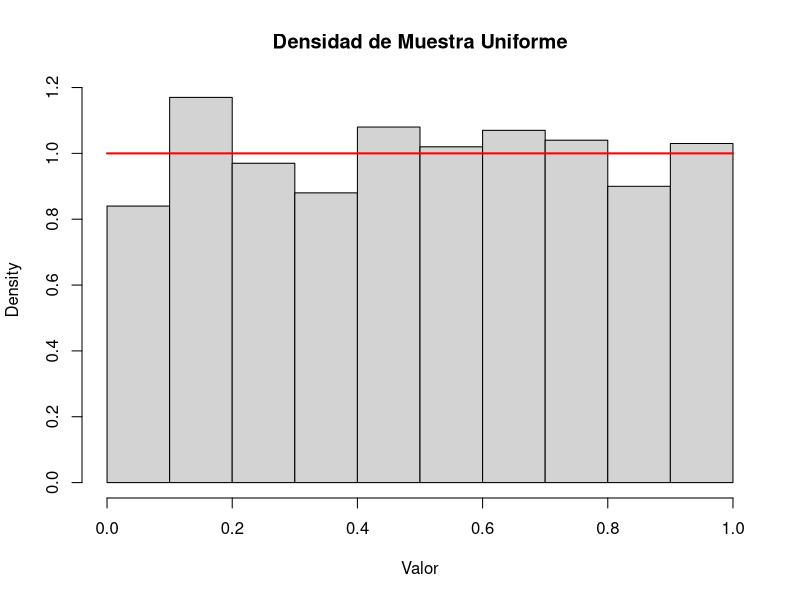
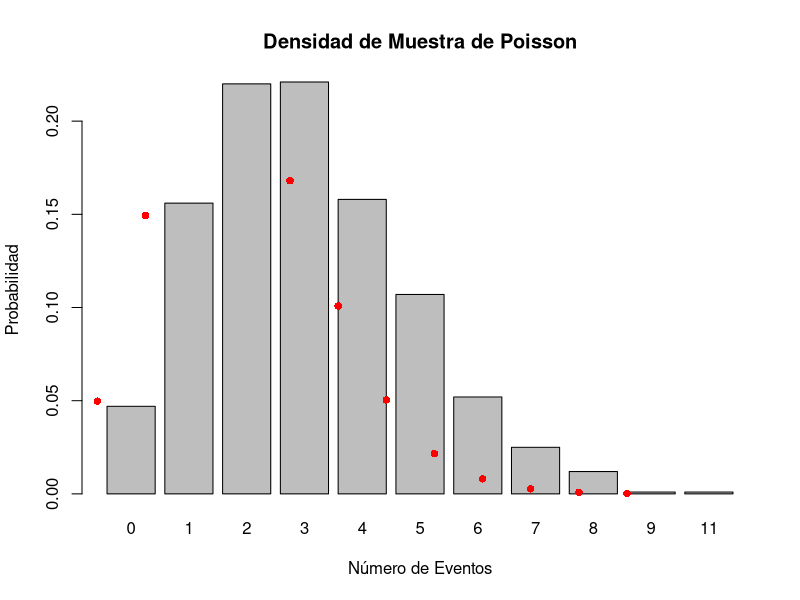
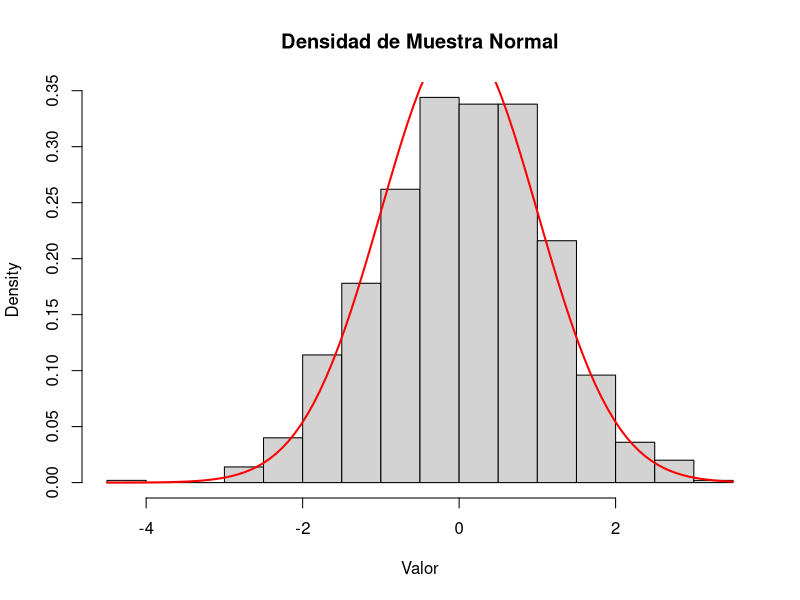
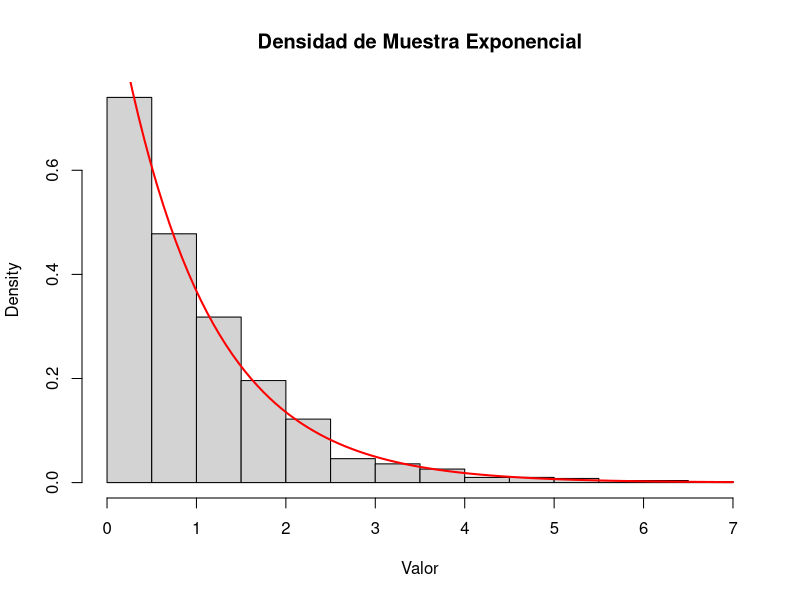
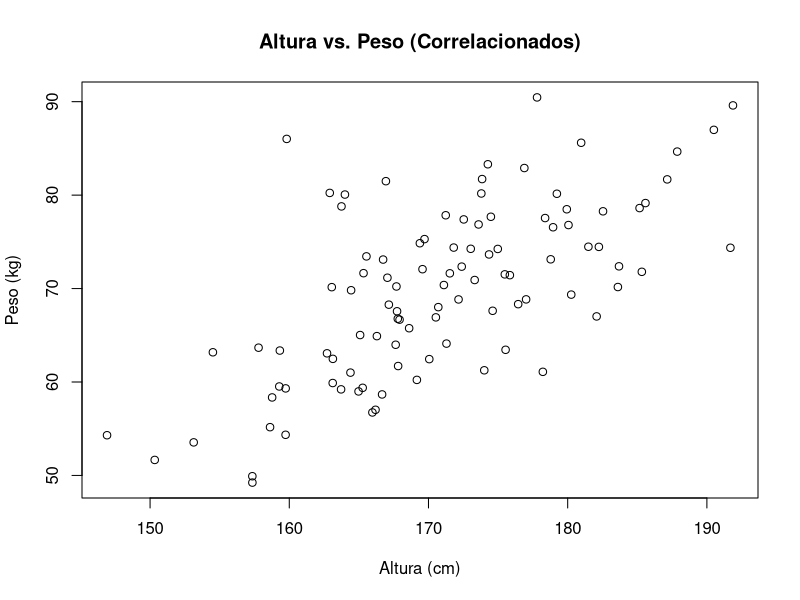
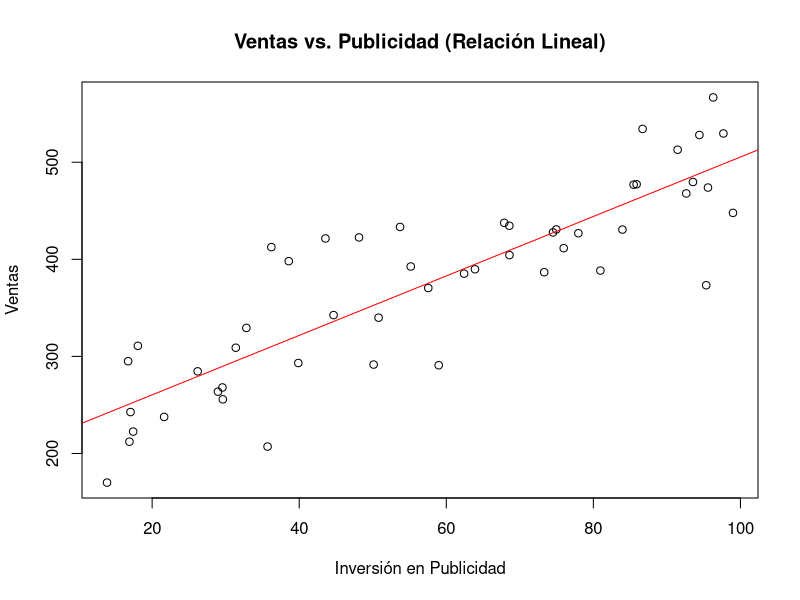
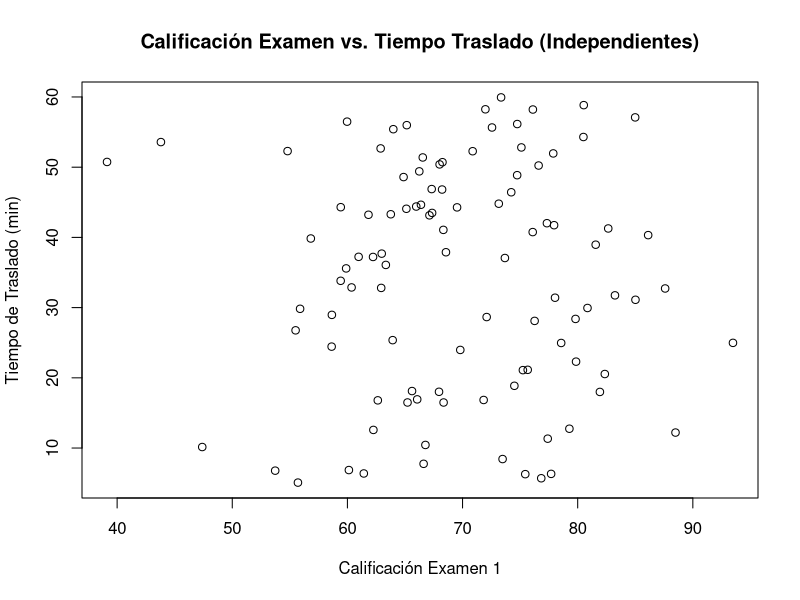
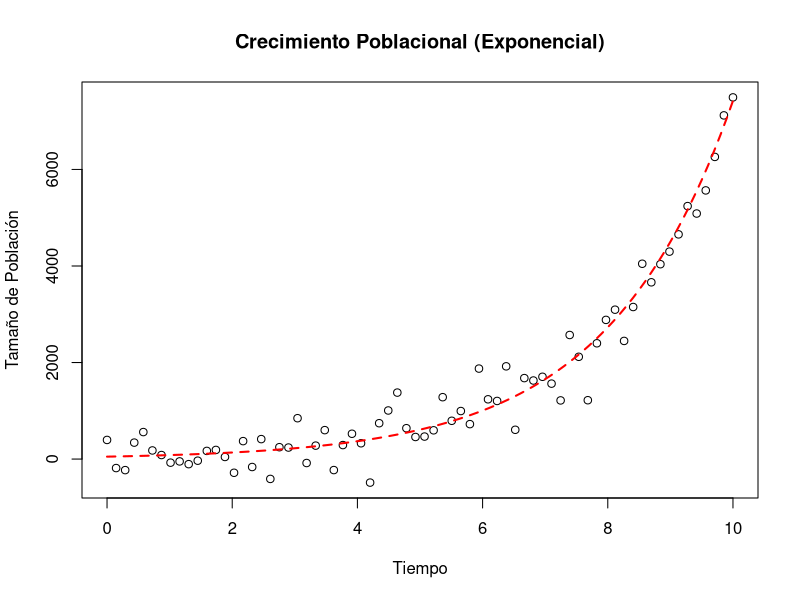

The R source for these figures, in order:
## ---- chunk 1
# Generar 5 números uniformes entre 0 y 1
runif(5)

# Generar 10 números uniformes entre 10 y 20
runif(10, min = 10, max = 20)

# Visualizar la densidad de una muestra uniforme
hist(runif(1000, min = 0, max = 1), freq = FALSE,
     main = "Densidad de Muestra Uniforme", xlab = "Valor")
curve(dunif(x, min = 0, max = 1), add = TRUE, col = "red", lwd = 2)

## ---- chunk 2
# Simular el número de llamadas recibidas en una hora, si el promedio es 5 llamadas/hora
rpois(n = 1, lambda = 5)

# Simular el número de defectos por metro de tela, si el promedio es 0.2 defectos/metro
rpois(n = 10, lambda = 0.2)

# Visualizar la densidad de una muestra de Poisson
sim_poisson <- rpois(n = 1000, lambda = 3)
barplot(table(sim_poisson) / length(sim_poisson),
        main = "Densidad de Muestra de Poisson", xlab = "Número de Eventos", ylab = "Probabilidad")
points(x = 0:max(sim_poisson), y = dpois(0:max(sim_poisson), lambda = 3), col = "red", pch = 16)

## ---- chunk 3
# Simular la altura de 10 personas, con media 170 cm y desviación estándar 5 cm
rnorm(n = 10, mean = 170, sd = 5)

# Generar 1000 valores de una distribución normal estándar y visualizar su densidad
hist(rnorm(1000, mean = 0, sd = 1), freq = FALSE,
     main = "Densidad de Muestra Normal", xlab = "Valor")
curve(dnorm(x, mean = 0, sd = 1), add = TRUE, col = "red", lwd = 2)

## ---- chunk 4
# Simular el tiempo de espera hasta la siguiente llegada de un cliente, si la tasa es 0.5 llegadas/minuto
rexp(n = 1, rate = 0.5)

# Generar 20 tiempos de falla de un componente con una tasa de 0.1 fallas/hora
rexp(n = 20, rate = 0.1)

# Visualizar la densidad de una muestra exponencial
hist(rexp(1000, rate = 1), freq = FALSE,
     main = "Densidad de Muestra Exponencial", xlab = "Valor")
curve(dexp(x, rate = 1), add = TRUE, col = "red", lwd = 2)

## ---- chunk 5
# Sin set.seed(), cada ejecución dará números diferentes
rnorm(3)
rnorm(3)

# Con set.seed(), siempre obtendrás los mismos números
set.seed(42)
rnorm(3) # La primera ejecución con esta semilla
set.seed(42)
rnorm(3) # La segunda ejecución con la misma semilla da los mismos resultados
## ---- chunk 6
set.seed(123) # Para reproducibilidad
n <- 100     # Cantidad de puntos
rho <- 0.7   # Correlación deseada

# Generar variables normales independientes
z1 <- rnorm(n)
z2 <- rnorm(n)

# Transformar para crear correlación (ej. altura y peso)
altura <- 170 + 10 * z1
peso <- 70 + 10 * (rho * z1 + sqrt(1 - rho^2) * z2)

# Ver datos y correlación
datos_simulados <- data.frame(Altura = altura, Peso = peso)
print(head(datos_simulados))
print(cor(datos_simulados$Altura, datos_simulados$Peso))

# Visualizar la relación
plot(datos_simulados$Altura, datos_simulados$Peso,
     main = "Altura vs. Peso (Correlacionados)",
     xlab = "Altura (cm)", ylab = "Peso (kg)")

## ---- chunk 7
set.seed(456) # Para reproducibilidad
n <- 50      # Cantidad de puntos

# Variable independiente (ej. publicidad)
publicidad <- runif(n, min = 10, max = 100)

# Variable dependiente (ej. ventas = 200 + 3*publicidad + ruido)
ventas <- 200 + 3 * publicidad + rnorm(n, mean = 0, sd = 50)

# Ver datos
datos_simulados_reg <- data.frame(Publicidad = publicidad, Ventas = ventas)
print(head(datos_simulados_reg))

# Visualizar la relación
plot(datos_simulados_reg$Publicidad, datos_simulados_reg$Ventas,
     main = "Ventas vs. Publicidad (Relación Lineal)",
     xlab = "Inversión en Publicidad", ylab = "Ventas")
abline(lm(Ventas ~ Publicidad, data = datos_simulados_reg), col = "red")

## ---- chunk 8
set.seed(789) # Para reproducibilidad
n <- 100     # Cantidad de puntos

# Variable 1 (ej. examen 1)
examen_1 <- rnorm(n, mean = 70, sd = 10)

# Variable 2 (ej. tiempo de traslado)
tiempo_traslado <- runif(n, min = 5, max = 60)

# Ver datos y correlación (cercana a cero)
datos_independientes <- data.frame(Examen1 = examen_1, TiempoTraslado = tiempo_traslado)
print(head(datos_independientes))
print(cor(datos_independientes$Examen1, datos_independientes$TiempoTraslado))

# Visualizar la ausencia de relación
plot(datos_independientes$Examen1, datos_independientes$TiempoTraslado,
     main = "Calificación Examen vs. Tiempo Traslado (Independientes)",
     xlab = "Calificación Examen 1", ylab = "Tiempo de Traslado (min)")

## ---- chunk 9
set.seed(1011) # Para reproducibilidad
n <- 70      # Cantidad de puntos

# Variable independiente (ej. tiempo)
tiempo <- seq(0, 10, length.out = n)

# Variable dependiente: crecimiento exponencial con ruido
poblacion <- 50 * exp(0.5 * tiempo) + rnorm(n, mean = 0, sd = 400)

# Ver datos
datos_exponenciales <- data.frame(Tiempo = tiempo, Poblacion = poblacion)
print(head(datos_exponenciales))

# Visualizar la relación exponencial
plot(datos_exponenciales$Tiempo, datos_exponenciales$Poblacion,
     main = "Crecimiento Poblacional (Exponencial)",
     xlab = "Tiempo", ylab = "Tamaño de Población")
curve(50 * exp(0.5 * x), add = TRUE, col = "red", lwd = 2, lty = 2) # Curva teórica

## ---- chunk 10
set.seed(101) # Para reproducibilidad

# Definir los posibles estados del clima
estados <- c("Soleado", "Lluvioso")

# Matriz de probabilidades de transición
# P(Soleado -> Soleado) = 0.8, P(Soleado -> Lluvioso) = 0.2
# P(Lluvioso -> Soleado) = 0.3, P(Lluvioso -> Lluvioso) = 0.7
matriz_transicion <- matrix(c(0.8, 0.2,  # Desde "Soleado"
                              0.3, 0.7), # Desde "Lluvioso"
                            nrow = 2, byrow = TRUE,
                            dimnames = list(estados, estados))

n_dias <- 30 # Simular 30 días
estado_actual <- "Soleado" # Empezamos con un día soleado
secuencia_clima <- character(n_dias)
secuencia_clima[1] <- estado_actual

# Simular la cadena de Markov día a día
for (i in 2:n_dias) {
  # Obtener las probabilidades de transición desde el estado actual
  prob_siguientes <- matriz_transicion[estado_actual, ]
  
  # Muestrear el siguiente estado basado en esas probabilidades
  estado_actual <- sample(estados, size = 1, prob = prob_siguientes)
  secuencia_clima[i] <- estado_actual
}

print("Secuencia de Clima Simulada:")
print(secuencia_clima)

# Frecuencia de estados en la simulación
print("Frecuencia de estados:")
print(table(secuencia_clima))

## ---- chunk 11
set.seed(202) # Para reproducibilidad

# Definir las secciones de la tienda
secciones <- c("Entrada", "Ropa", "Comida", "Salida")

# Matriz de probabilidades de transición
# Ejemplo:
# De Entrada: 50% Ropa, 30% Comida, 20% Salida
# De Ropa: 10% Entrada, 40% Ropa, 30% Comida, 20% Salida
# De Comida: 0% Entrada, 20% Ropa, 50% Comida, 30% Salida
# De Salida: 100% Salida (estado absorbente)
matriz_tienda <- matrix(c(0.0, 0.5, 0.3, 0.2, # Desde Entrada
                          0.1, 0.4, 0.3, 0.2, # Desde Ropa
                          0.0, 0.2, 0.5, 0.3, # Desde Comida
                          0.0, 0.0, 0.0, 1.0), # Desde Salida
                        nrow = 4, byrow = TRUE,
                        dimnames = list(secciones, secciones))

n_pasos_max <- 15 # Simular hasta 15 movimientos
trayectoria_cliente <- character(n_pasos_max)
estado_actual <- "Entrada" # El cliente siempre empieza en la Entrada
trayectoria_cliente[1] <- estado_actual

# Simular la trayectoria
for (i in 2:n_pasos_max) {
  if (estado_actual == "Salida") { # Si ya salió, se queda en "Salida"
    trayectoria_cliente[i] <- "Salida"
    next
  }
  
  prob_siguientes <- matriz_tienda[estado_actual, ]
  estado_actual <- sample(secciones, size = 1, prob = prob_siguientes)
  trayectoria_cliente[i] <- estado_actual
}

print("Trayectoria del Cliente Simulada:")
print(trayectoria_cliente)

# Contar cuántas veces estuvo en cada sección
print("Visitas por sección:")
print(table(trayectoria_cliente))

## ---- chunk 12
# función de densidad bimodal
f_x <- function(x) {
  0.4 * dnorm(x, mean = 2, sd = 0.5) + 0.6 * dnorm(x, mean = 5, sd = 1)
}

#  la curva de densidad
curve(f_x(x), from = -1, to = 8,
      main = "Densidad Bimodal",
      xlab = "x", ylab = "f(x)",
      col = "blue", lwd = 2)

## ---- chunk 13
set.seed(1233) # Para reproducibilidad

# 1. Densidad objetivo (la que queremos muestrear: bimodal)
target_density <- function(x) {
  0.4 * dnorm(x, mean = 2, sd = 0.5) + 0.6 * dnorm(x, mean = 5, sd = 1)
}

# 2. Densidad propuesta (una normal simple que la "envuelve")
proposal_density <- function(x) {
  dnorm(x, mean = 3.5, sd = 2)
}

# 3. Encontrar M (constante para escalar la propuesta)
x_range <- seq(-2, 8, length.out = 1000)
M <- max(target_density(x_range) / proposal_density(x_range))
cat("Valor de M:", M, "\n") # M debe ser > 1

# 4. Generar muestras por Aceptación-Rechazo
n_muestras_deseadas <- 5000
muestras_aceptadas <- numeric(n_muestras_deseadas)
conteo_aceptadas <- 0
conteo_propuestas <- 0

while (conteo_aceptadas < n_muestras_deseadas) {
  propuesta_x <- rnorm(1, mean = 3.5, sd = 2) # Generar de la propuesta
  u <- runif(1) # Valor para decisión

  # Aceptar si la propuesta está "debajo" de la densidad objetivo ajustada
  if (proposal_density(propuesta_x) > 0 && u < (target_density(propuesta_x) / (M * proposal_density(propuesta_x)))) {
    conteo_aceptadas <- conteo_aceptadas + 1
    muestras_aceptadas[conteo_aceptadas] <- propuesta_x
  }
  conteo_propuestas <- conteo_propuestas + 1 # Contar todas las propuestas
}

cat("Propuestas generadas:", conteo_propuestas, "\n")
cat("Eficiencia:", n_muestras_deseadas / conteo_propuestas, "\n")

# 5. Visualizar resultados
hist(muestras_aceptadas, breaks = 50, freq = FALSE,
     main = "Muestras Bimodales por Aceptación-Rechazo",
     xlab = "Valor de X", ylab = "Densidad", col = "lightblue",
     ylim = c(0,0.43))

# Añadir curvas para comparación
curve(target_density(x), add = TRUE, col = "red", lwd = 2) # Objetivo
curve(M * proposal_density(x), add = TRUE, col = "darkgreen", lty = 2, lwd = 2) # Propuesta escalada

legend("topright", legend = c("Densidad Objetivo", "Densidad Estimada"),
       col = c("red", "darkgreen"), lty = c(1, 2), lwd = 2)

